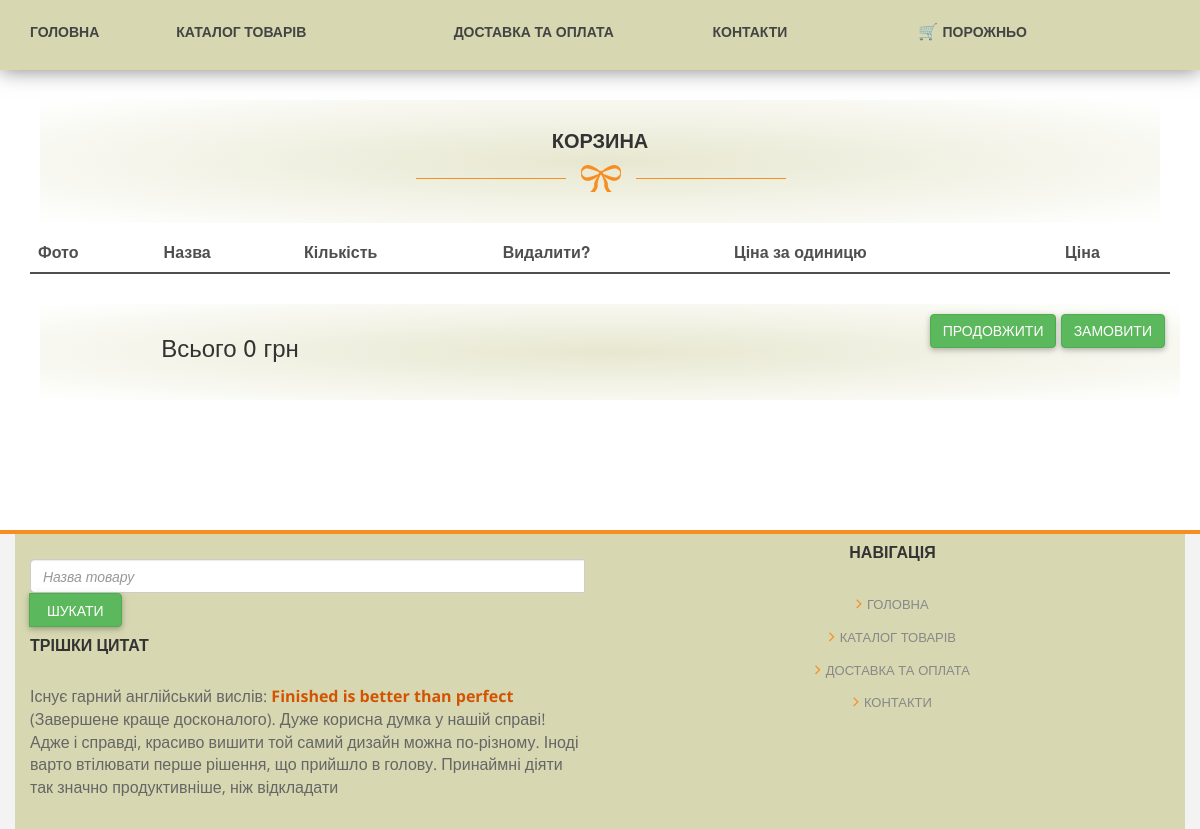
Page /cart/ on the committed database.
### pages/models.py (models this page shows, shortened)
class Pages(models.Model):
    podcherk = models.ImageField(upload_to='photos/%Y/%m/%d/', verbose_name='Картинка подчёркивания', blank=True)
    text = models.CharField(max_length=35000, verbose_name='Текст внизу' , null=True)
    title = models.CharField(max_length=150, verbose_name='Название страницы')
    description = models.CharField(max_length=150, verbose_name='Мета описание')
    keywords = models.CharField(max_length=150, verbose_name='Мета слова')
    fotertitle = models.CharField(max_length=350, verbose_name='Заголовок в футере')
    fotercontent = models.CharField(max_length=550, verbose_name='Слова в футере')
    logo = models.ImageField(upload_to='photos/%Y/%m/%d/', verbose_name='Логотип', blank=True)
    class Meta:
        verbose_name = 'Страница'
        verbose_name_plural = 'Страницы'

### cart/views.py (the view)
def cart_detail(request):
    cart = Cart(request)
    page = Pages.objects.get(pk=7)
    return render(request, 'cart/detail.html', {'cart': cart,'page':page})

### cart/cart.py (called while the page is built)
    def __len__(self):
        return sum(item['quantity'] for item in self.cart.values())

    def get_total_price(self):
        return sum(Decimal(item['price']) * item['quantity'] for item in self.cart.values())

### cart/templates/cart/detail.html (shortened to what this page needs)
{% extends "main.html" %}
{% load static %}
{% block content %}
    <div id="latest-blog">
                <div class="container">
                    <div class="row">
                        <div class="col-md-12">
                            <div class="heading-section">
                                <h2>Корзина</h2>
                                <img src="{{ page.podcherk.url }}" alt="" >
                            </div>
                        </div>
                    </div>
                </div>
            </div>
<div class="container">
<table class="table table-striped">
  <thead>
    <tr>
      <th scope="col">Фото</th>
            <th scope="col">Назва</th>
            <th scope="col">Кількість</th>
            <th scope="col">Видалити?</th>
            <th scope="col">Ціна за одиницю</th>
            <th scope="col">Ціна</th>
    </tr>
  </thead>
</table>
                <div class="container">
                    <div class="row">
                        <div class="heading-section">
                        <div class="col-md-4">
                                <h3>Всього {{ cart.get_total_price }} грн</h3>
                        </div>
                        <div class="col-md-8">
    <p class="text-right">
        <a href="\" class="btn btn-success">Продовжити</a>
        <a href="{% url 'orders:order_create' %}" class="btn btn-success">Замовити</a>
    </p>
                            </div>
                        </div>
                    </div>
                </div>
    </div>
{% endblock %}

### templates/main.html (shortened to what this page needs)
{% load static %}
<!DOCTYPE html>
 <html class="no-js">
    <head>
        <link rel="stylesheet" href="{% static 'css/mdb.min.css' %}">
        <link rel="stylesheet" href="{% static 'css/bootstrap.css' %}">
        <link rel="stylesheet" href="{% static 'css/font-awesome.css' %}">
        <link rel="stylesheet" href="{% static 'css/templatemo_style.css' %}">
        <link rel="stylesheet" href="{% static 'css/templatemo_misc.css' %}">
        <link rel="stylesheet" href="{% static 'css/flexslider.css' %}">
        <link rel="stylesheet" href="{% static 'css/testimonails-slider.css' %}">
        <link rel="stylesheet" href="{% static 'css/style.css' %}">
    </head>
    <body>
                <div id="main-header" class="main-header">
                    <div class="container m">
                                <div class="main-menu v">
                                    <div class="container">
                                    <div class="row">
                                    <div class="col-sm-1"><div class=""></div><a href="\" class="a">Головна</a></div>
                                    <div class="col-sm-3"><div class=""></div><a href="\category" class="a">Каталог товарів</a></div>
                                    <div class="col-sm-3"><div class=""></div><a href="\dostavka" class="a">Доставка та оплата</a></div>
                                    <div class="col-sm-1"><div class=""></div><a href="\contacts" class="a">Контакти</a></div>
                                        <div class="cart col-sm-4">
    {% with total_items=cart|length %}
        {% if cart|length > 0 %}
            🛒
            <a href="{% url 'cart:cart_detail' %}" class="a">
                {{ total_items }} шт.
                {{ cart.get_total_price }} грн.
            </a>
        {% else %}
            🛒 <a href="" class="a">Порожньо</a>
        {% endif %}
    {% endwith %}
</div>
                                    </div>
                                    </div>
                                </div>
                        </div>
                    </div>
{% block content %}
{% endblock %}
      <footer>
                <div class="container main-header">
                    <div class="main-footer">
                        <div class="row">
                            <div class="col-md-6">
                              <div class="col-sm">
        <form class=" input-group" action="{% url 'pages:category' %}">
        <input
          type="search"
          placeholder="Назва товару"
          class="col-md-8 form-control "
          aria-label="Search"
          name="search"
        />
        <button
          class="btn btn-success col-md-2"
          type="submit"
          data-mdb-ripple-color="dark"
        >
          Шукати
        </button></form></div>
                                <div class="about">
                                    <h4 class="footer-title">{{page.fotertitle}}</h4>
                                    <p>{% autoescape off %}{{page.fotercontent}}{% endautoescape %}</p>
                                </div>
                            </div>
                            <div class="col-md-6">
                                <div class="shop-list tac">
                                    <h4 class="footer-title">Навігація</h4>
                                    <ul>
                                        <li><a href="\"><i class="fa fa-angle-right"></i>Головна</a></li>
                                        <li><a href="\category"><i class="fa fa-angle-right"></i>Каталог товарів</a></li>
                                        <li><a href="\dostavka"><i class="fa fa-angle-right"></i>Доставка та оплата</a></li>
                                        <li><a href="\contacts"><i class="fa fa-angle-right"></i>Контакти</a></li>
                                    </ul>
                                </div>
                            </div>
                        </div>
                    </div>
                </div>
            </footer>
    </body>
</html>

### Roket/static/css/templatemo_style.css (style rules this page uses)
a { text-decoration: none; color: #f78e21; }
p { font-family: 'Open Sans', sans-serif; font-size: 13px; color: #666; }
.heading-section { text-align: center; padding: 100px 0 80px 0; }
.heading-section h2 { font-family: 'Open Sans', sans-serif; font-size: 20px; color: #333; font-weight: 700; text-transform: uppercase; }
*, *:before, *:after { -moz-box-sizing: border-box; -webkit-box-sizing: border-box; box-sizing: border-box; }
.main-menu a { font-family: 'Open Sans', sans-serif; font-weight: 700; font-size: 14px; color: #444; text-transform: uppercase; margin-right: 35px; }
input, textarea { padding: 10px; border: 1px solid #e2e2e2; width: 100%; margin-top: 25px; font-size: 13px; font-style: italic; font-weight: 300; color: #aaa; outline: none; }
footer { background-color: #f3f3f3; border-top: 4px solid #f78e21; margin-top: 120px; }
.footer-title { font-family: 'Open Sans', sans-serif; font-size: 16px; font-weight: 700; color: #333; text-transform: uppercase; padding-bottom: 20px; }
.shop-list ul { margin: 0; padding: 0; }
.shop-list li { list-style: none; margin: 10px 0; }
.shop-list i { font-size: 16px; margin-right: 5px; color: #f78e21; }
.shop-list a { text-transform: uppercase; color: #888; font-size: 13px; }
@media screen and (min-width: 995px) { body { overflow-x: hidden; } }

### Roket/static/css/style.css (style rules this page uses)
body { padding-top: 90px; font-size: 16px!important; text-align: left; }
p { font-size: 16px; }
.main-header { background: #D7D7B1!important; }
.tac { text-align: center; }
.heading-section { margin: 10px; background: radial-gradient(rgba(215,215,177,0.6),rgba(0,0,0,0)); }
.main-footer { padding-bottom: 20px; }
.m { text-align: center; padding-top: 20px; position: fixed; top: 0px; left: 0px; z-index: 20; background: #D7D7B1!important; width: 100%; box-shadow: 0 0 20px rgba(0,0,0,0.5); }
.v { min-height: 50px; vertical-align: center; }
.heading-section { padding: 10px 0 30px 0; }

### rows in the picture
Pages: podcherk (picture), fotertitle "ТРІШКИ ЦИТАТ", fotercontent "Існує гарний англійський вислів: Finished is better than perfect (Завершене краще досконалого). Дуже корисна думка у нашій справі! Адже і справді, красиво вишити той самий дизайн можна по-різному. Іноді варто втілювати перше рішення, що прийшло в голову. Принаймні діяти так значно продуктивніше, ніж відкладати"

### other values in the picture
{{ cart.get_total_price }} "0"
